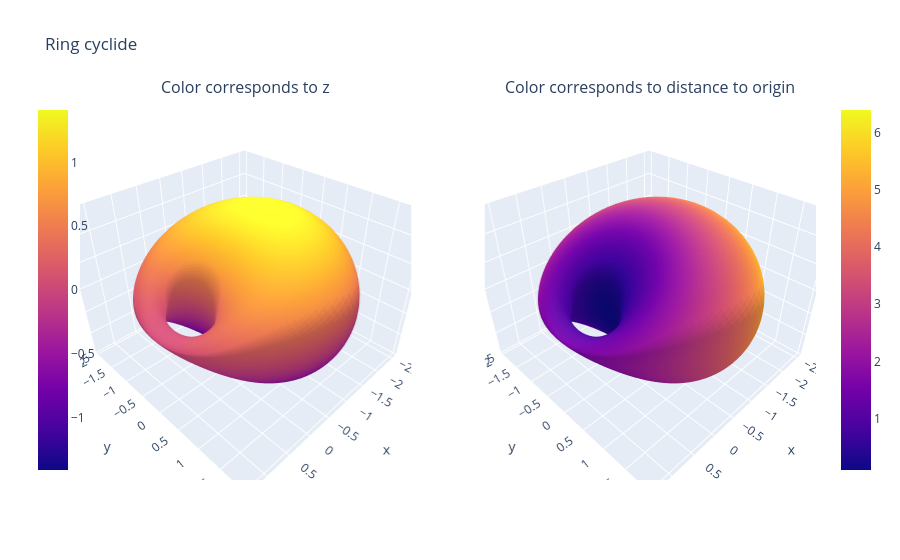

The cell this chart's notebook holds for it:
### Markdown cell above
Вы можете строить любые поверхности, которые можно задать уравнением, и придавать им окраску в зависимости от изменения того или иного параметра.

### Code cell
# Equation of ring cyclide
# see https://en.wikipedia.org/wiki/Dupin_cyclide
a, b, d = 1.32, 1., 0.8
c = a**2 - b**2
u, v = np.mgrid[0:2*np.pi:100j, 0:2*np.pi:100j]
x = (d * (c - a * np.cos(u) * np.cos(v)) + b**2 * np.cos(u)) / (a - c * np.cos(u) * np.cos(v))
y = b * np.sin(u) * (a - d*np.cos(v)) / (a - c * np.cos(u) * np.cos(v))
z = b * np.sin(v) * (c*np.cos(u) - d) / (a - c * np.cos(u) * np.cos(v))

fig = make_subplots(rows=1, cols=2,
                    specs=[[{'is_3d': True}, {'is_3d': True}]],
                    subplot_titles=['Color corresponds to z', 'Color corresponds to distance to origin'],
                    )

fig.add_trace(go.Surface(x=x, y=y, z=z, colorbar_x=-0.07), 1, 1)
fig.add_trace(go.Surface(x=x, y=y, z=z, surfacecolor=x**2 + y**2 + z**2), 1, 2)
fig.update_layout(title_text="Ring cyclide")
fig.show()

### Figure 1 — Plotly figure (JSON) as saved in the notebook; plotly's stock layout.template omitted (floating-point values rounded to 4 significant figures; data arrays with more than 128 entries replaced by an {"elided": "..."} marker saying what was removed)
{"data": [{"colorbar": {"x": -0.07}, "scene": "scene", "type": "surface", "x": {"elided": "100x100 float values"}, "y": {"elided": "100x100 float values"}, "z": {"elided": "100x100 float values"}}, {"scene": "scene2", "surfacecolor": {"elided": "100x100 float values"}, "type": "surface", "x": {"elided": "100x100 float values"}, "y": {"elided": "100x100 float values"}, "z": {"elided": "100x100 float values"}}], "layout": {"annotations": [{"font": {"size": 16}, "showarrow": false, "text": "Color corresponds to z", "x": 0.225, "xanchor": "center", "xref": "paper", "y": 1, "yanchor": "bottom", "yref": "paper"}, {"font": {"size": 16}, "showarrow": false, "text": "Color corresponds to distance to origin", "x": 0.775, "xanchor": "center", "xref": "paper", "y": 1, "yanchor": "bottom", "yref": "paper"}], "scene": {"domain": {"x": [0, 0.45], "y": [0, 1]}}, "scene2": {"domain": {"x": [0.55, 1], "y": [0, 1]}}, "title": {"text": "Ring cyclide"}}}
